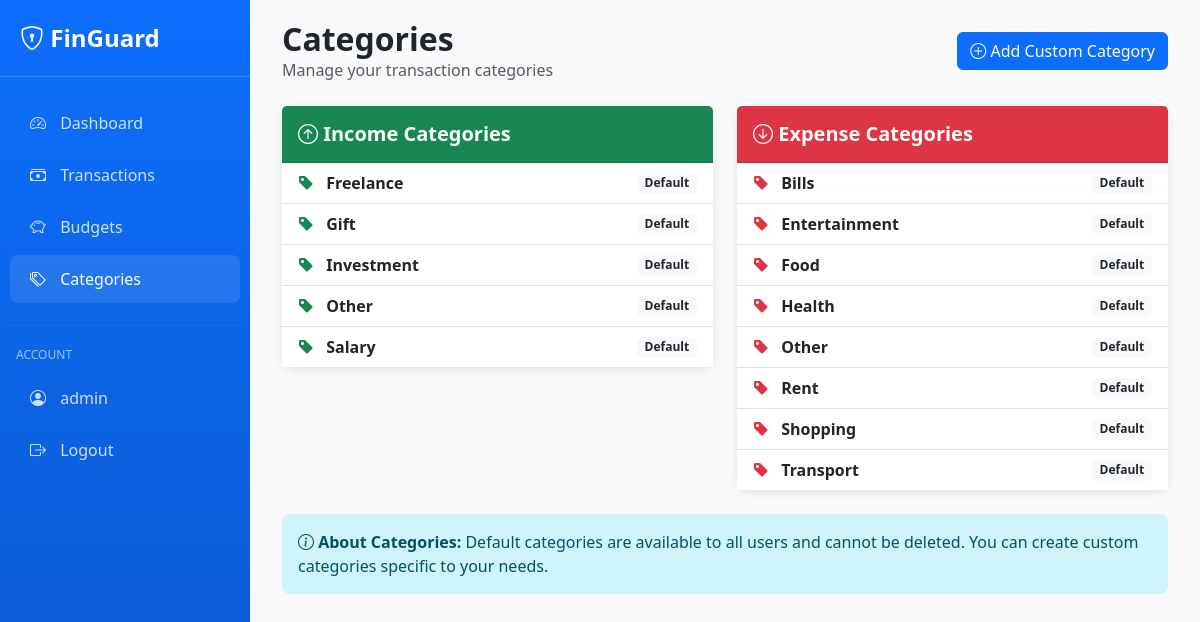
Screenshot of /categories/ (signed in) with the database file from the repository.
### core/models.py (models this page shows, shortened)
class User(AbstractUser):
    phone = models.CharField(max_length=15, blank=True, null=True, help_text="Contact phone number")
    class Meta:
        db_table = 'users'
        verbose_name = 'User'
        verbose_name_plural = 'Users'

class Category(models.Model):
    INCOME = 'INCOME'
    EXPENSE = 'EXPENSE'
    TYPE_CHOICES = [
        (INCOME, 'Income'),
        (EXPENSE, 'Expense'),
    ]
    name = models.CharField(max_length=50)
    type = models.CharField(max_length=10, choices=TYPE_CHOICES)
    user = models.ForeignKey(
        User,
        on_delete=models.CASCADE,
        related_name='categories',
        null=True,
        blank=True,
        help_text="Null for system categories, set for user-created categories"
    )
    is_default = models.BooleanField(
        default=False,
        help_text="True for system-wide default categories"
    )
    created_at = models.DateTimeField(auto_now_add=True)
    class Meta:
        db_table = 'categories'
        verbose_name = 'Category'
        verbose_name_plural = 'Categories'
        ordering = ['type', 'name']
        unique_together = [['name', 'user', 'type']]

### core/views.py (the view)
# urls.py: path('categories/', views.CategoryListView.as_view(), name='category_list'),
class CategoryListView(LoginRequiredMixin, ListView):
    model = Category
    template_name = 'core/category_list.html'
    context_object_name = 'categories'
    def get_queryset(self):
        return Category.objects.filter(
            django_models.Q(is_default=True) | django_models.Q(user=self.request.user)
        ).order_by('type', 'name')
    def get_context_data(self, **kwargs):
        context = super().get_context_data(**kwargs)
        categories = self.get_queryset()
        context['income_categories'] = categories.filter(type=Category.INCOME)
        context['expense_categories'] = categories.filter(type=Category.EXPENSE)
        return context

### core/templates/core/category_list.html (shortened to what this page needs)
{% extends 'base.html' %}
{% block page_header %}
<div class="container-fluid mb-4">
    <div class="row align-items-center">
        <div class="col">
            <h2 class="fw-bold mb-0">Categories</h2>
            <p class="text-muted mb-0">Manage your transaction categories</p>
        </div>
        <div class="col-auto">
            <a href="{% url 'core:category_create' %}" class="btn btn-primary">
                <i class="bi bi-plus-circle"></i> Add Custom Category
            </a>
        </div>
    </div>
</div>
{% endblock %}
{% block content %}
<div class="container-fluid">
    <div class="row g-4">
        <div class="col-lg-6">
            <div class="card stat-card">
                <div class="card-header bg-success text-white py-3">
                    <h5 class="mb-0 fw-bold">
                        <i class="bi bi-arrow-up-circle"></i> Income Categories
                    </h5>
                </div>
                <div class="card-body p-0">
                    {% if income_categories %}
                    <div class="list-group list-group-flush">
                        {% for category in income_categories %}
                        <div class="list-group-item d-flex justify-content-between align-items-center">
                            <div>
                                <i class="bi bi-tag-fill text-success me-2"></i>
                                <span class="fw-semibold">{{ category.name }}</span>
                            </div>
                            {% if not category.is_default %}
                            <span class="text-muted small">User-created</span>
                            {% else %}
                            <span class="badge bg-light text-dark">Default</span>
                            {% endif %}
                        </div>
                        {% endfor %}
                    </div>
                    {% else %}
                    <div class="text-center py-4 text-muted">
                        <p class="mb-0">No income categories</p>
                    </div>
                    {% endif %}
                </div>
            </div>
        </div>
        <div class="col-lg-6">
            <div class="card stat-card">
                <div class="card-header bg-danger text-white py-3">
                    <h5 class="mb-0 fw-bold">
                        <i class="bi bi-arrow-down-circle"></i> Expense Categories
                    </h5>
                </div>
                <div class="card-body p-0">
                    {% if expense_categories %}
                    <div class="list-group list-group-flush">
                        {% for category in expense_categories %}
                        <div class="list-group-item d-flex justify-content-between align-items-center">
                            <div>
                                <i class="bi bi-tag-fill text-danger me-2"></i>
                                <span class="fw-semibold">{{ category.name }}</span>
                            </div>
                            {% if not category.is_default %}
                            <span class="text-muted small">User-created</span>
                            {% else %}
                            <span class="badge bg-light text-dark">Default</span>
                            {% endif %}
                        </div>
                        {% endfor %}
                    </div>
                    {% else %}
                    <div class="text-center py-4 text-muted">
                        <p class="mb-0">No expense categories</p>
                    </div>
                    {% endif %}
                </div>
            </div>
        </div>
    </div>
    <div class="row mt-4">
        <div class="col-12">
            <div class="alert alert-info">
                <i class="bi bi-info-circle"></i>
                <strong>About Categories:</strong>
                Default categories are available to all users and cannot be deleted.
                You can create custom categories specific to your needs.
            </div>
        </div>
    </div>
</div>
{% endblock %}

### core/templates/base.html (shortened to what this page needs)
<!DOCTYPE html>
<html lang="en">
<head>
    <link href="https://cdn.jsdelivr.net/npm/bootstrap@5.3.0/dist/css/bootstrap.min.css" rel="stylesheet"
>
    <link rel="stylesheet" href="https://cdn.jsdelivr.net/npm/bootstrap-icons@1.10.5/font/bootstrap-icons.css">
</head>
<body>
    {% if user.is_authenticated %}
    <div class="sidebar">
        <div class="brand">
            <i class="bi bi-shield-lock"></i> FinGuard
        </div>
        <nav class="nav flex-column">
            <a class="nav-link {% if request.resolver_match.url_name == 'dashboard' %}active{% endif %}"
               href="{% url 'core:dashboard' %}">
                <i class="bi bi-speedometer2"></i> Dashboard
            </a>
            <a class="nav-link {% if 'transaction' in request.resolver_match.url_name %}active{% endif %}"
               href="{% url 'core:transaction_list' %}">
                <i class="bi bi-cash-stack"></i> Transactions
            </a>
            <a class="nav-link {% if 'budget' in request.resolver_match.url_name %}active{% endif %}"
               href="{% url 'core:budget_list' %}">
                <i class="bi bi-piggy-bank"></i> Budgets
            </a>
            <a class="nav-link {% if 'category' in request.resolver_match.url_name %}active{% endif %}"
               href="{% url 'core:category_list' %}">
                <i class="bi bi-tags"></i> Categories
            </a>
            <hr style="border-color: rgba(255, 255, 255, 0.2); margin: 20px 10px;">
            <div class="px-3 mb-2" style="color: rgba(255, 255, 255, 0.6); font-size: 12px; text-transform: uppercase;">
                Account
            </div>
            <a class="nav-link" href="#">
                <i class="bi bi-person-circle"></i> {{ user.username }}
            </a>
            <a class="nav-link" href="{% url 'core:logout' %}">
                <i class="bi bi-box-arrow-right"></i> Logout
            </a>
        </nav>
    </div>
    {% endif %}
    <div class="{% if user.is_authenticated %}main-content{% else %}container mt-5{% endif %}">
        {% block page_header %}{% endblock %}
        {% block content %}{% endblock %}
    </div>
</body>
</html>

### core/templates/base.html (style rules this page uses)
:root { --sidebar-width: 250px; --primary-color: #0d6efd; --success-color: #198754; --danger-color: #dc3545; --warning-color: #ffc107; }
body { font-family: 'Segoe UI', Tahoma, Geneva, Verdana, sans-serif; background-color: #f8f9fa; }
.sidebar { position: fixed; top: 0; left: 0; height: 100vh; width: var(--sidebar-width); background: linear-gradient(180deg, #0d6efd 0%, #0a58ca 100%); padding: 20px 0; z-index: 1000; overflow-y: auto; }
.sidebar .brand { color: white; font-size: 24px; font-weight: bold; padding: 0 20px 20px; border-bottom: 1px solid rgba(255, 255, 255, 0.2); margin-bottom: 20px; }
.sidebar .nav-link { color: rgba(255, 255, 255, 0.8); padding: 12px 20px; margin: 2px 10px; border-radius: 8px; transition: all 0.3s; }
.sidebar .nav-link:hover, .sidebar .nav-link.active { background-color: rgba(255, 255, 255, 0.1); color: white; }
.sidebar .nav-link i { width: 24px; margin-right: 10px; }
.main-content { margin-left: var(--sidebar-width); padding: 20px; min-height: 100vh; }
.stat-card { border: none; border-radius: 12px; box-shadow: 0 2px 8px rgba(0, 0, 0, 0.1); transition: transform 0.2s, box-shadow 0.2s; }
.stat-card .card-body { padding: 1.5rem; }
.alert { border-radius: 8px; border: none; }

### rows the page displays
User: username "admin"
Category: name "Freelance", is_default "Default"
Category: name "Gift", is_default "Default"
Category: name "Investment", is_default "Default"
Category: name "Other", is_default "Default"
Category: name "Salary", is_default "Default"
Category: name "Bills", is_default "Default"
Category: name "Entertainment", is_default "Default"
Category: name "Food", is_default "Default"
Category: name "Health", is_default "Default"
Category: name "Other", is_default "Default"
Category: name "Rent", is_default "Default"
Category: name "Shopping", is_default "Default"
Category: name "Transport", is_default "Default"
